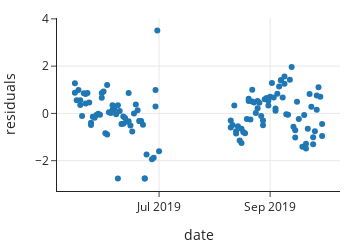

Source (notebook cell):
### Code cell
fig = px.scatter(x= AK["date"], y=residuals, 
                 labels={
                     "y": "residuals",
                     "x": "date"},
                 width=350, height=250)
fig
